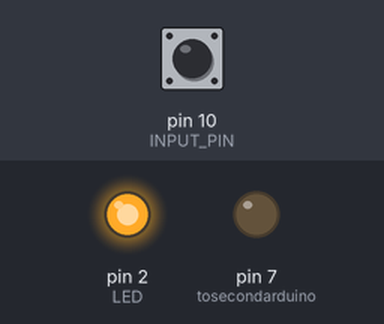
This sketch was run on a simulated Arduino Uno, built with avr-gcc and run on an emulated ATmega328P. Parts: output pins drawn as LEDs (lit = HIGH). Inputs (shaded band) come from the test bench; at power-on: pin 10 (INPUT_PIN) HIGH.

Above: at 1.2 s.
1.3 s: pin 10 (INPUT_PIN) pulled LOW for 0.15 s
At 1.37 s:
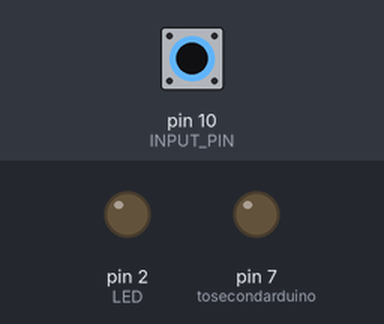
2.9 s: pin 10 (INPUT_PIN) pulled LOW for 3.2 s
At 7.3 s:
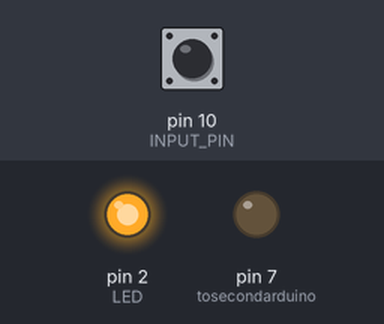
Timing chart, 0 to 8.8 s (numbered marks = the images above; inputs shaded):
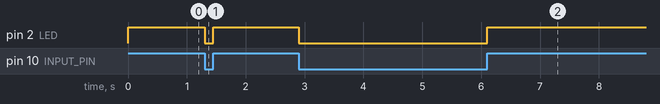

Measured:
- after the input at 1.3 s, pin 2 (LED): HIGH → LOW at once, → HIGH 0.15 s later
- after the input at 2.9 s, pin 2 (LED): HIGH → LOW at once, → HIGH 3.2 s later

The sketch:

Tron_Base_Station.ino
```cpp
   /* This should turn the led on pin 11 on if the button connected to pin 12 is pushed.
      Should also function to send a HIGH signal to second board when jumper is moved. */
#define INPUT_PIN 10    /*  Receiver pin from another Arduino*/
const int tosecondarduino = 7; /*  Sending PIN to second Arduino*/
//const int tosecondarduino = 8;

int test = 0;
void setup() {

   pinMode (tosecondarduino, OUTPUT);         /* Output PIN for second Arduino*/
   pinMode(2, OUTPUT);                      /* LED */
//   pinMode(3, OUTPUT);
//   pinMode(4, OUTPUT);
   pinMode(INPUT_PIN, INPUT_PULLUP);
}

void loop() {
  digitalWrite (tosecondarduino,LOW);         /*  Sending signal regularly*/
  if(test==1)
  {
    digitalWrite(2, LOW);
    test--;
  }
    while(digitalRead(INPUT_PIN) != LOW)
  {
    if(test==0)
    {
      test++;
    }
    digitalWrite(2, HIGH);
  }
    digitalWrite(2, LOW);
//  if (digitalRead(10) == HIGH) digitalWrite(2, HIGH);
//  else digitalWrite(2, LOW);
}
```
